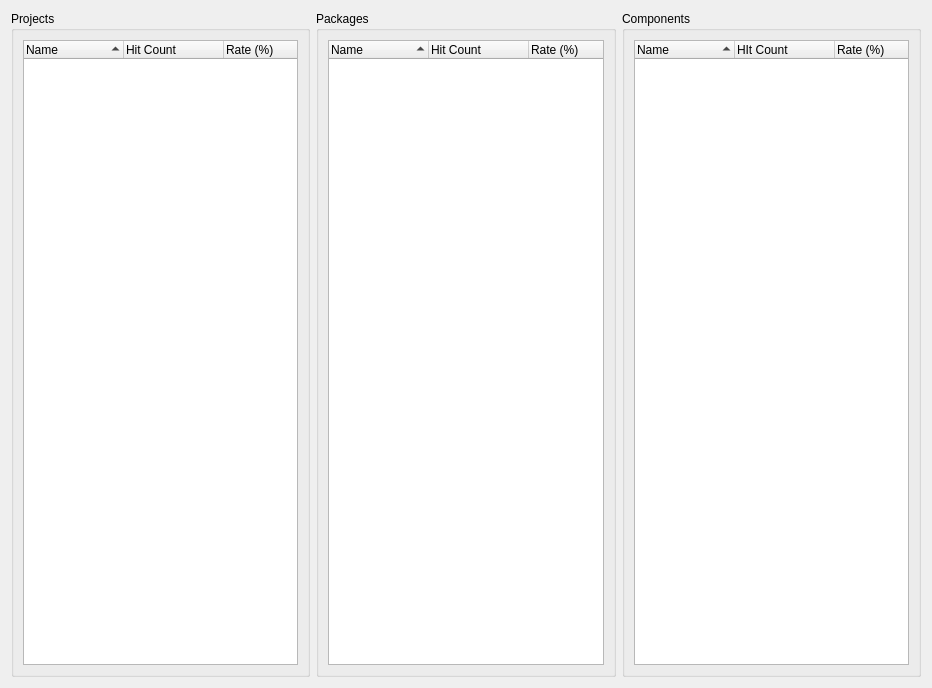
<?xml version="1.0" encoding="UTF-8"?>
<ui version="4.0">
 <class>CComponentStatisticsView</class>
 <widget class="QWidget" name="CComponentStatisticsView">
  <property name="geometry">
   <rect>
    <x>0</x>
    <y>0</y>
    <width>932</width>
    <height>688</height>
   </rect>
  </property>
  <property name="windowTitle">
   <string>Form</string>
  </property>
  <layout class="QHBoxLayout" name="horizontalLayout">
   <item>
    <widget class="QGroupBox" name="ProjectsGroup">
     <property name="title">
      <string>Projects</string>
     </property>
     <layout class="QVBoxLayout" name="verticalLayout_4">
      <item>
       <widget class="QTreeWidget" name="ProjectsList">
        <property name="verticalScrollBarPolicy">
         <enum>Qt::ScrollBarAsNeeded</enum>
        </property>
        <property name="horizontalScrollBarPolicy">
         <enum>Qt::ScrollBarAlwaysOff</enum>
        </property>
        <property name="indentation">
         <number>0</number>
        </property>
        <property name="rootIsDecorated">
         <bool>false</bool>
        </property>
        <property name="itemsExpandable">
         <bool>false</bool>
        </property>
        <property name="sortingEnabled">
         <bool>true</bool>
        </property>
        <column>
         <property name="text">
          <string>Name</string>
         </property>
        </column>
        <column>
         <property name="text">
          <string>Hit Count</string>
         </property>
        </column>
        <column>
         <property name="text">
          <string>Rate (%)</string>
         </property>
        </column>
       </widget>
      </item>
     </layout>
    </widget>
   </item>
   <item>
    <widget class="QGroupBox" name="PackagesGroup">
     <property name="title">
      <string>Packages</string>
     </property>
     <layout class="QVBoxLayout" name="verticalLayout_3">
      <item>
       <widget class="QTreeWidget" name="PackageList">
        <property name="verticalScrollBarPolicy">
         <enum>Qt::ScrollBarAsNeeded</enum>
        </property>
        <property name="horizontalScrollBarPolicy">
         <enum>Qt::ScrollBarAlwaysOff</enum>
        </property>
        <property name="indentation">
         <number>0</number>
        </property>
        <property name="rootIsDecorated">
         <bool>false</bool>
        </property>
        <property name="itemsExpandable">
         <bool>false</bool>
        </property>
        <property name="sortingEnabled">
         <bool>true</bool>
        </property>
        <column>
         <property name="text">
          <string>Name</string>
         </property>
        </column>
        <column>
         <property name="text">
          <string>Hit Count</string>
         </property>
        </column>
        <column>
         <property name="text">
          <string>Rate (%)</string>
         </property>
        </column>
       </widget>
      </item>
     </layout>
    </widget>
   </item>
   <item>
    <widget class="QGroupBox" name="ComponentsGroup">
     <property name="title">
      <string>Components</string>
     </property>
     <layout class="QVBoxLayout" name="verticalLayout_2">
      <item>
       <widget class="QTreeWidget" name="ComponentList">
        <property name="verticalScrollBarPolicy">
         <enum>Qt::ScrollBarAsNeeded</enum>
        </property>
        <property name="horizontalScrollBarPolicy">
         <enum>Qt::ScrollBarAlwaysOff</enum>
        </property>
        <property name="indentation">
         <number>0</number>
        </property>
        <property name="rootIsDecorated">
         <bool>false</bool>
        </property>
        <property name="itemsExpandable">
         <bool>false</bool>
        </property>
        <property name="sortingEnabled">
         <bool>true</bool>
        </property>
        <column>
         <property name="text">
          <string>Name</string>
         </property>
        </column>
        <column>
         <property name="text">
          <string>HIt Count</string>
         </property>
        </column>
        <column>
         <property name="text">
          <string>Rate (%)</string>
         </property>
        </column>
       </widget>
      </item>
     </layout>
    </widget>
   </item>
  </layout>
 </widget>
 <resources/>
 <connections/>
</ui>
